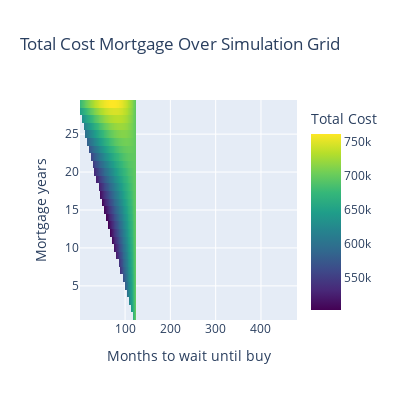
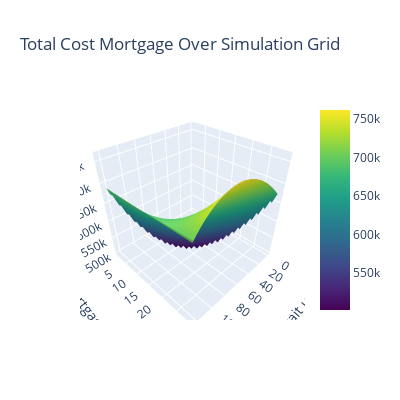

Source (notebook cell) for these figures, in order:
### Code cell
import numpy as np
import pandas as pd

pd.options.display.float_format = '{:,.3f}'.format

float_formatter = "{:.3f}".format
np.set_printoptions(formatter={'float_kind':float_formatter})


plots = plotters(X = calculator.months_wait, Y = calculator.mortgage_years, Z = calculator.Z)

_ = plots.continuous_heatmap(show = True)
_ = plots.cost_3d(show = True)

### Figure 1 — Plotly figure (JSON) as saved in the notebook; plotly's stock layout.template omitted (floating-point values rounded to 4 significant figures; data arrays with more than 128 entries replaced by an {"elided": "..."} marker saying what was removed)
{"data": [{"colorbar": {"title": {"text": "Total Cost"}}, "colorscale": [[0, "#440154"], [0.1111, "#482878"], [0.2222, "#3e4989"], [0.3333, "#31688e"], [0.4444, "#26828e"], [0.5556, "#1f9e89"], [0.6667, "#35b779"], [0.7778, "#6ece58"], [0.8889, "#b5de2b"], [1, "#fde725"]], "text": {"elided": "29x479 float values"}, "type": "heatmap", "x": {"elided": "479 int values"}, "y": [1, 2, 3, 4, 5, 6, 7, 8, 9, 10, 11, 12, 13, 14, 15, 16, 17, 18, 19, 20, 21, 22, 23, 24, 25, 26, 27, 28, 29], "z": {"elided": "29x479 float values"}}], "layout": {"height": 400, "title": {"text": "Total Cost Mortgage Over Simulation Grid"}, "width": 400, "xaxis": {"title": {"text": "Months to wait until buy"}}, "yaxis": {"title": {"text": "Mortgage years"}}}}

### Figure 2 — Plotly figure (JSON) as saved in the notebook; plotly's stock layout.template omitted (floating-point values rounded to 4 significant figures; data arrays with more than 128 entries replaced by an {"elided": "..."} marker saying what was removed)
{"data": [{"colorscale": [[0, "#440154"], [0.1111, "#482878"], [0.2222, "#3e4989"], [0.3333, "#31688e"], [0.4444, "#26828e"], [0.5556, "#1f9e89"], [0.6667, "#35b779"], [0.7778, "#6ece58"], [0.8889, "#b5de2b"], [1, "#fde725"]], "type": "surface", "x": {"elided": "29x479 int values"}, "y": {"elided": "29x479 int values"}, "z": {"elided": "29x479 float values"}}], "layout": {"height": 400, "scene": {"xaxis": {"title": {"text": "Months to wait until buy"}}, "yaxis": {"title": {"text": "Mortgage years"}}, "zaxis": {"title": {"text": "Total Cost"}}}, "title": {"text": "Total Cost Mortgage Over Simulation Grid"}, "width": 400}}
